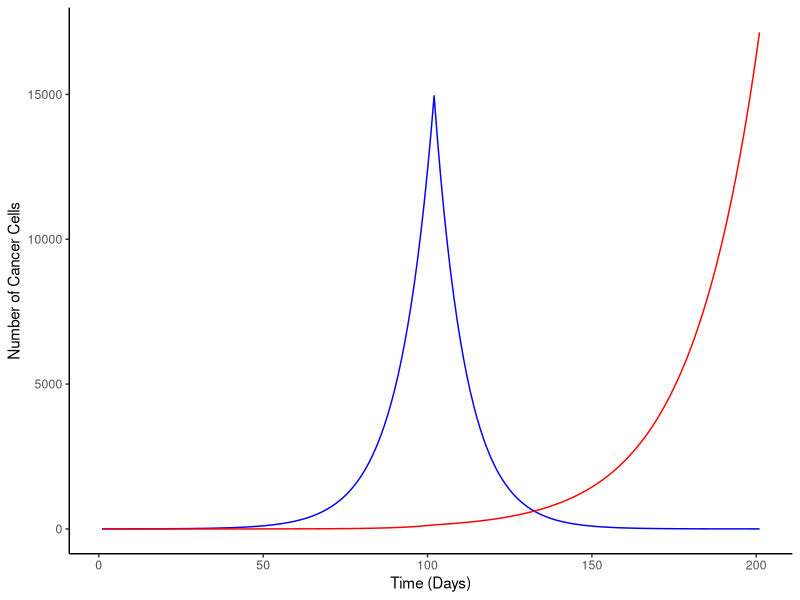

R code for this plot:
#Dynamic modeling

#Fixed values
N0=1
M0=0
rn=0.1
rm=0.1
K=1000000
timesteps=200
IntM=0

#Time of chemotherapy
chemo=100

#Vector to store N's
Ns=numeric(length=timesteps)
Ns[1]=N0
Ms=numeric(length=timesteps)
Ms[1]=M0

for(t in 1:200){
  Ns[t+1] <- Ns[t] + rn*Ns[t]*(1-(Ns[t]+Ms[t])/K)
  Ms[t+1] <- Ms[t] + rm*Ms[t]*(1-(Ns[t]+Ms[t])/K)
  #Appearance of resistant cells when cancer cells equals 100
  if(Ns[t+1]>99 & IntM==0) {
    Ms[t+1] <- 1
    IntM = IntM + 1
  }
  #Time of chemotherapy
  if(t>chemo){
    rn=-0.1
    rm=0.05
  }
}

library(ggplot2)
simEvents<-data.frame(time=1:length(Ns),N=Ns,M=Ms)
ggplot(data=simEvents)+
  geom_line(aes(x=time,y=N),col='blue')+
  geom_line(aes(x=time,y=M),col='red')+
  theme_classic()+
  xlab("Time (Days)")+ylab("Number of Cancer Cells")